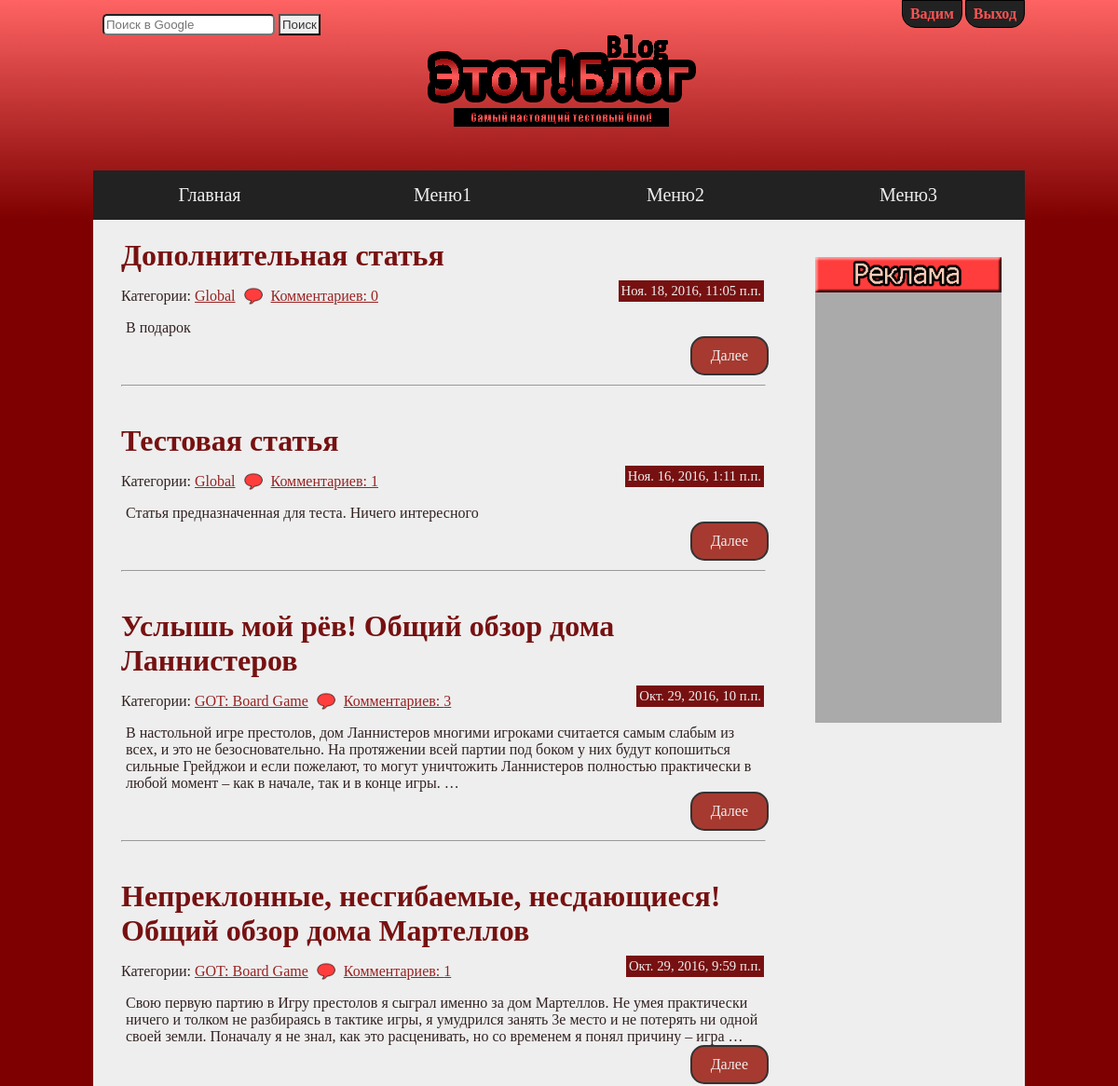
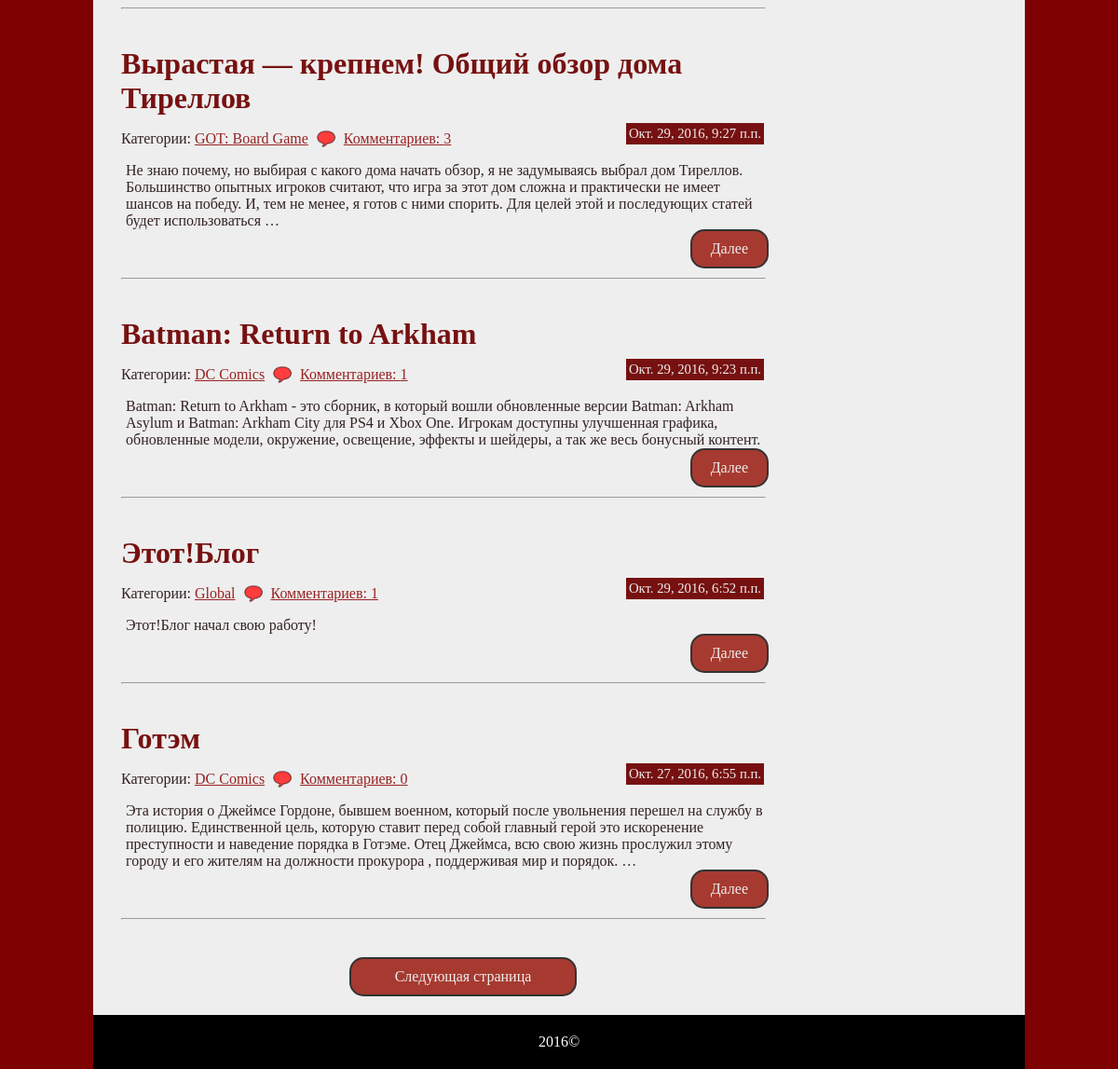
The app's page / (signed in) with its own data (2 pictures, top to bottom).
### article/models.py (models this page shows, shortened)
class Article(models.Model):
	title = models.CharField(max_length = 100)
	body = models.TextField()
	pub_date = models.DateTimeField(auto_now_add = True)
	patch_date = models.DateTimeField(auto_now = True)
	category = models.ForeignKey(Category)
	is_active = models.BooleanField(default = False)

class Category(models.Model):
	name = models.CharField(max_length = 100, unique = True)
	parent_category = models.ForeignKey('self', blank = True, null = True)
	def __unicode__(self):
		return self.name

### article/views.py (the view)
# urls.py: url(r'^$', index, name='index'),
def index(request, num=0):
    num = int(num)
    page = {'previous': num-1, 'next': num+1}
    latest_article_list = Article.objects.filter(is_active=True).order_by('-pub_date')[num*8:num*8+8]
    next_page = Article.objects.filter(is_active=True).order_by('-pub_date')[num*8+8:num*8+16]
    for article in latest_article_list:
        article.count_comments = Comments.objects.filter(enable=True, article=article.id).count()
    if latest_article_list:
        context = {'latest_article_list': latest_article_list, 'next_page': next_page, 'page': page}
        return render(request, 'article/index.html', context)
    else:
        return render(request, 'article/404.html')

### article/templates/article/index.html
{% extends "loyout.html" %}
{% load staticfiles %}
{% block "content" %}
    {% if latest_article_list %}
        {% for article in latest_article_list %}
          <div class="article">
            <div class="article-head">
               <h1><a href="{% url 'article' article.id %}">{{ article.title }}</a></h1>
                 Категории: <a href="{% url 'category' article.category_id %}">{{ article.category }}</a>
                <img src="{% static 'img/comment-icon.png' %}" class="comment-ico">
                <a href="{% url 'article' article.id %}#comments">
                Комментариев: {{ article.count_comments }}
                </a>
                <span class='pub-date'>{{ article.pub_date }}</span>
             </div>
            <div class="article-body">
               <p>{{ article.body|truncatewords:"50" }}</p>
                <a href="{% url 'article' article.id %}"><span class="button">Далее</span></a>
            </div>
            <hr>
          </div>
        {% endfor %}
    {% endif %}
    {% if category_id %}
        {% if page.previous < 0 %}
            {% if next_page %}
            <a href="{% url 'category_page' num=page.next category_id=category_id %}"><span class="button big-button" id="next-page">Следующая страница</span></a>
            {% endif %}
        {% elif page.previous == 0 %}
            <a href="{% url 'category' category_id %}"><span class="button back-button" id="next-page"><<  Предыдущая страница</span></a>
            {% if next_page %}
            <a href="{% url 'category_page' num=page.next category_id=category_id %}"><span class="button next-button" id="next-page">Следующая страница  >></span></a>
            {% endif %}
        {% else %}
            <a href="{% url 'category_page' num=page.previous category_id=category_id %}"><span class="button back-button" id="next-page"><<  Предыдущая страница</span></a>
            {% if next_page %}
            <a href="{% url 'category_page' num=page.next category_id=category_id %}"><span class="button next-button" id="next-page">Следующая страница  >></span></a>
            {% endif %}
        {% endif %}
    {% else %}
        {% if page.previous < 0 %}
            {% if next_page %}
            <a href="{% url 'page' page.next %}"><span class="button big-button" id="next-page">Следующая страница</span></a>
            {% endif %}
        {% elif page.previous == 0 %}
            <a href="{% url 'index' %}"><span class="button back-button" id="next-page"><<  Предыдущая страница</span></a>
            {% if next_page %}
            <a href="{% url 'page' page.next %}"><span class="button next-button" id="next-page">Следующая страница  >></span></a>
            {% endif %}
        {% else %}
            <a href="{% url 'page' page.previous %}"><span class="button back-button" id="next-page"><<  Предыдущая страница</span></a>
            {% if next_page %}
            <a href="{% url 'page' page.next %}"><span class="button next-button" id="next-page">Следующая страница  >></span></a>
            {% endif %}
        {% endif %}
    {% endif %}
{% endblock %}

### templates/loyout.html (shortened to what this page needs)
{% load staticfiles %}
<!DOCTYPE html>
<html>
<head>
    <link rel="stylesheet" href="{% static 'css/style.css' %}">
</head>
<body>
{% block "header" %}
<header class="block">
   <div class="container">
        <div id="top-header" class="block">
            <div id='search'>
                <form action="https://www.google.ru/" method="GET">
                    <input type="text" name='q' placeholder="Поиск в Google">
                    <input type="submit" value="Поиск" class="submit-button">
                </form>
            </div>
            <div id="logo">
                <a href="/"><img src="{% static 'img/Logo.png' %}" alt="Логотип"></a>
            </div>
            <div id="reg-auth">
                {% if user.username %}
                <a href="{% url 'logout' %}"><span>Выход</span></a>
                {% if user.first_name %}
                <span>{{ user.first_name }}</span>
                {% else %}
                <span>{{ user.username }}</span>
                {% endif %}
                {% else %}
                <a href="{% url 'login' %}"><span>Авторизация</span></a>
                <a href="{% url 'reg' %}"><span>Регистрация</span></a>
                {% endif %}
            </div>
        </div>
        <div id="menu" class="block">
            <ul id="nav">
                <a href="/"><li>Главная</li></a>
                <a href="">
                <li>Меню1
                </li></a>
                <a href=""><li>Меню2
                </li></a>
                <a href=""><li>Меню3
                </li></a>
            </ul>
        </div>
   </div>
</header>
{% endblock %}
{% block "main" %}
<div id="main" class="block">
    <div class="container">
        <div id="content" class="block">
            <div id='left_col'>
            {% block "content" %}{% endblock %}
            </div>
            <div id='right_col'>
                <div id='commercial'>
                    <img src="{% static 'img/commercial-head.png' %}" alt="Реклама">
                </div>
            </div>
        </div>
    </div>
</div>
{% endblock %}
{% block "footer" %}
<footer class="block">
    <div class="container">
        <div id="footer-text" class="block">
            <p>
                2016&copy
            </p>
        </div>
    </div>
</footer>
{% endblock %}
</body>
</html>

### static/css/style.css (style rules this page uses)
* { margin:0; padding: 0; }
html { width: 100%; height: 100%; }
body { width: 100%; height: 100%; float: left; font-family: "Bebas"; background-color: #7E0000; color: #322; }
h1 { color: #660000; }
a { text-decoration: none; color: #922; }
a, a:hover, #reg-auth span:hover, #reg-auth span, .article-body .button, .article-body .button:hover, #nav li:hover, #nav li { -webkit-transition: all.6s ease; -moz-transition: all.6s ease; -o-transition: all.6s ease; -ms-transition: all.6s ease; transition: all.6s ease; }
.block { width: 100%; float: left; }
.container { width: 1000px; margin: 0 auto; }
header { background: linear-gradient(-180deg, #ff6363, #7E0000); }
#search { float: left; width: 340px; display: block; margin-top: 15px; margin-left: 10px; }
#search input { padding: 2px; border-radius: 5px; color: #c55; }
#search input.submit-button { border-radius: 0px; color: #333; }
#logo { display: inline-block; float: left; width: 350px; text-align: left; }
#reg-auth { float: right; width: 300px; height: 100px; display: inline-block; }
#reg-auth span { padding: 5px 8px; float: right; margin-left: 3px; font-size: 1em; font-weight: bold; cursor: pointer; border-bottom-left-radius: 15px; border-bottom-right-radius: 15px; background-color: #222; color: #ff5353; border: 1px solid black; }
#menu { font-size: 1.25em; display: block; background-color: #222; }
#menu li { position: relative; width: 250px; float: left; display: inline-block; text-align: center; padding: 15px 0; color: #eee; border: 0px solid silver; }
#menu ul { list-style-type: none; }
#nav a { color: #eee; }
#content { width: 1000px; background-color: #eee; float: left; }
#left_col { width: 690px; float: left; padding: 0px 30px; }
.article { width: 690px; float: left; margin-top: 20px; margin-bottom: 20px; }
.article hr { margin-top: 10px; float: left; width: 100%; text-align: center; }
.article-head a { text-decoration: underline; }
.article-head { float: left; width: 100%; }
.article-head h1 { margin-bottom: 15px; }
.article-head h1 a { text-decoration: none; color: #711; }
.comment-ico { width: 20px; vertical-align: -5px; padding: 0 5px; }
.pub-date { float: right; background-color: #711; color: #eee; padding: 3px; margin-top: -7px; font-size: 0.92em; }
.article-body { width: 100%; float: left; margin-top: 15px; margin-left: 5px; }
.button { padding: 10px 20px; border-radius: 15px; background-color: #A63A30; color: #eee; border: 2px solid #333; float: right; }
#next-page { margin-bottom: 20px; }
#right_col { width: 250px; float: left; }
#commercial { float: left; width: 200px; margin-top: 40px; margin-left: 25px; height: 500px; background-color: #aaa; }
#commercial img { width: 100%; }
#footer-text { text-align: center; padding: 20px 0; background-color: black; color: white;` }
.big-button { float: left; display: block; margin-left: 245px; margin-top: 20px; width: 200px; text-align: center; }

### records on screen
Article: title "Дополнительная статья", category "Global", count_comments "0", pub_date "Ноя. 18, 2016, 11:05 п.п.", body "В подарок"
Article: title "Тестовая статья", category "Global", count_comments "1", pub_date "Ноя. 16, 2016, 1:11 п.п.", body "Статья предназначенная для теста. Ничего интересного"
Article: title "Услышь мой рёв! Общий обзор дома Ланнистеров", category "GOT: Board Game", count_comments "3", pub_date "Окт. 29, 2016, 10 п.п.", body "В настольной игре престолов, дом Ланнистеров многими игроками считается самым слабым из всех, и это не безосновательно. На протяжении всей партии под боком у них будут копошиться сильные Грейджои и если пожелают, то могут уничтожить Ланнистеров полностью практически в любой момент – как в начале, так и в конце игры. …"
Article: title "Непреклонные, несгибаемые, несдающиеся! Общий обзор дома Мартеллов", category "GOT: Board Game", count_comments "1", pub_date "Окт. 29, 2016, 9:59 п.п.", body "Свою первую партию в Игру престолов я сыграл именно за дом Мартеллов. Не умея практически ничего и толком не разбираясь в тактике игры, я умудрился занять 3е место и не потерять ни одной своей земли. Поначалу я не знал, как это расценивать, но со временем я понял причину – игра …"
Article: title "Вырастая — крепнем! Общий обзор дома Тиреллов", category "GOT: Board Game", count_comments "3", pub_date "Окт. 29, 2016, 9:27 п.п.", body "Не знаю почему, но выбирая с какого дома начать обзор, я не задумываясь выбрал дом Тиреллов. Большинство опытных игроков считают, что игра за этот дом сложна и практически не имеет шансов на победу. И, тем не менее, я готов с ними спорить. Для целей этой и последующих статей будет использоваться …"
Article: title "Batman: Return to Arkham", category "DC Comics", count_comments "1", pub_date "Окт. 29, 2016, 9:23 п.п.", body "Batman: Return to Arkham - это сборник, в который вошли обновленные версии Batman: Arkham Asylum и Batman: Arkham City для PS4 и Xbox One. Игрокам доступны улучшенная графика, обновленные модели, окружение, освещение, эффекты и шейдеры, а так же весь бонусный контент."
Article: title "Этот!Блог", category "Global", count_comments "1", pub_date "Окт. 29, 2016, 6:52 п.п.", body "Этот!Блог начал свою работу!"
Article: title "Готэм", category "DC Comics", count_comments "0", pub_date "Окт. 27, 2016, 6:55 п.п.", body "Эта история о Джеймсе Гордоне, бывшем военном, который после увольнения перешел на службу в полицию. Единственной цель, которую ставит перед собой главный герой это искоренение преступности и наведение порядка в Готэме. Отец Джеймса, всю свою жизнь прослужил этому городу и его жителям на должности прокурора , поддерживая мир и порядок. …"

### other values on screen
{{ user.first_name }} "Вадим"
